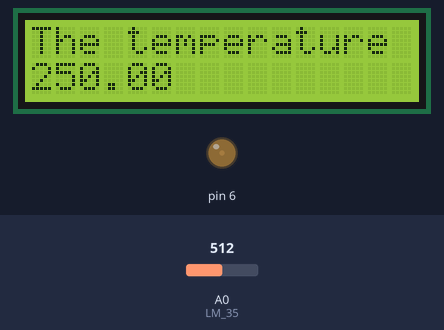
A sketch run on a simulated Arduino Uno, built with avr-gcc and run on an emulated ATmega328P. Parts: 16×2 character LCD, output pins drawn as LEDs (lit = HIGH). Inputs (shaded band) come from the test bench; at power-on: A0 (LM_35) = 512.

Above: at 1.6 s.
1.7 s: A0 (LM_35) set to 223
At 4.2 s:
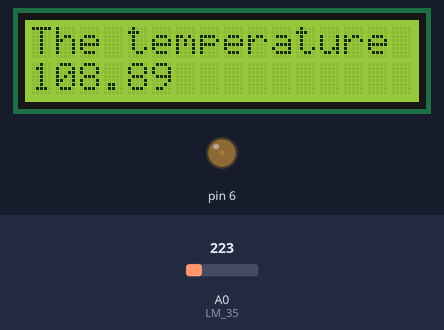
4.5 s: A0 (LM_35) set to 192
At 7.2 s:
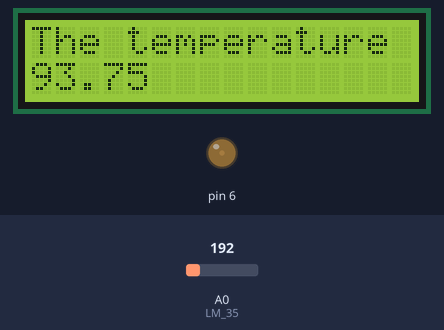
7.5 s: A0 (LM_35) set to 22
At 9.9 s:
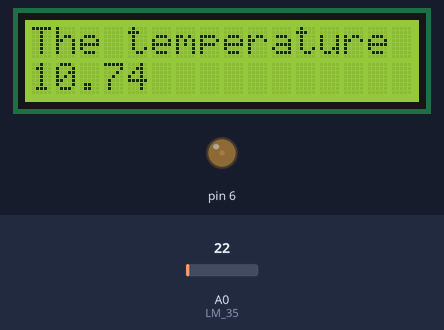
10.6 s: A0 (LM_35) set to 18
At 12.7 s:
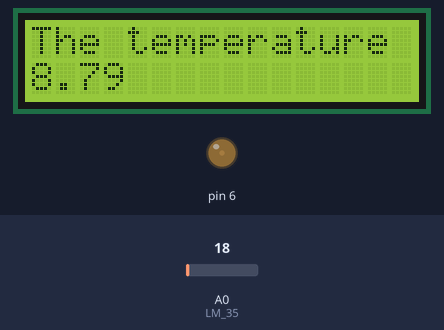
Timing chart, 0 to 14.2 s (numbered marks = the images above; inputs shaded):
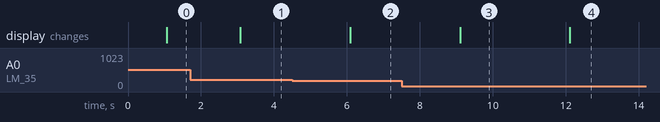

Measured:
- the behaviour switches between 205 and 204 on A0 (LM_35) (found by bisection; images 1 and 2)
- the behaviour switches between 21 and 20 on A0 (LM_35) (found by bisection; images 3 and 4)
- after the input at 1.7 s, the display: changes after 1.4 s (image 1)
- after the input at 4.5 s, the display: changes after 1.6 s (image 2)
- after the input at 7.5 s, the display: changes after 1.6 s (image 3)
- after the input at 10.6 s, the display: changes after 1.5 s (image 4)

The sketch:

t9-1.ino
```cpp
#include <LiquidCrystal.h>
const int LM_35 = A0;
int input_val = 0;
float temp = 0;

LiquidCrystal lcd(12,11,5,4,3,2);

void setup() {
  analogWrite(6,20);
  lcd.begin(16,2);
}

void loop() {
  input_val = analogRead(LM_35);
  temp = (5.0 * input_val * 100.0) / 1024;
  delay(1000);
  lcd.setCursor(0,0);
  lcd.print("The temperature is :");
  lcd.setCursor(0,1);
  lcd.println(temp);
}
```
